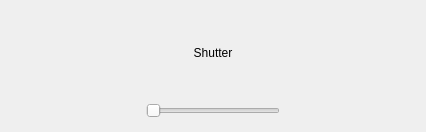
<?xml version="1.0" encoding="UTF-8"?>
<ui version="4.0">
 <class>shutterStatus</class>
 <widget class="QWidget" name="shutterStatus">
  <property name="geometry">
   <rect>
    <x>0</x>
    <y>0</y>
    <width>426</width>
    <height>132</height>
   </rect>
  </property>
  <property name="windowTitle">
   <string>Form</string>
  </property>
  <layout class="QGridLayout" name="gridLayout">
   <item row="0" column="0">
    <layout class="QVBoxLayout" name="verticalLayout">
     <item>
      <widget class="QLabel" name="label">
       <property name="text">
        <string>Shutter</string>
       </property>
       <property name="alignment">
        <set>Qt::AlignCenter</set>
       </property>
      </widget>
     </item>
     <item>
      <layout class="QHBoxLayout" name="horizontalLayout">
       <item>
        <spacer name="horizontalSpacer">
         <property name="orientation">
          <enum>Qt::Horizontal</enum>
         </property>
         <property name="sizeHint" stdset="0">
          <size>
           <width>40</width>
           <height>20</height>
          </size>
         </property>
        </spacer>
       </item>
       <item>
        <widget class="QSlider" name="shutter">
         <property name="orientation">
          <enum>Qt::Horizontal</enum>
         </property>
        </widget>
       </item>
       <item>
        <spacer name="horizontalSpacer_2">
         <property name="orientation">
          <enum>Qt::Horizontal</enum>
         </property>
         <property name="sizeHint" stdset="0">
          <size>
           <width>40</width>
           <height>20</height>
          </size>
         </property>
        </spacer>
       </item>
      </layout>
     </item>
    </layout>
   </item>
  </layout>
 </widget>
 <resources/>
 <connections/>
</ui>
